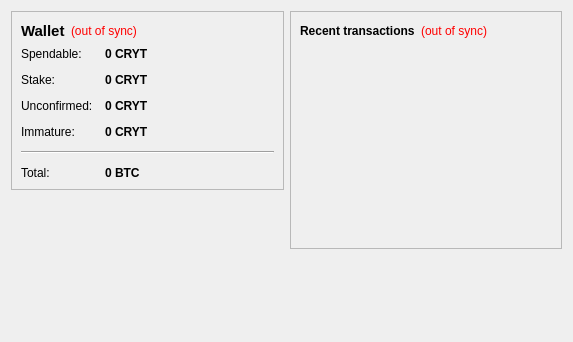
<?xml version="1.0" encoding="UTF-8"?>
<ui version="4.0">
 <class>OverviewPage</class>
 <widget class="QWidget" name="OverviewPage">
  <property name="geometry">
   <rect>
    <x>0</x>
    <y>0</y>
    <width>573</width>
    <height>342</height>
   </rect>
  </property>
  <property name="windowTitle">
   <string>Form</string>
  </property>
  <layout class="QHBoxLayout" name="horizontalLayout" stretch="1,1">
   <item>
    <layout class="QVBoxLayout" name="verticalLayout_2">
     <item>
      <widget class="QFrame" name="frame">
       <property name="frameShape">
        <enum>QFrame::StyledPanel</enum>
       </property>
       <property name="frameShadow">
        <enum>QFrame::Raised</enum>
       </property>
       <layout class="QVBoxLayout" name="verticalLayout_4">
        <item>
         <layout class="QHBoxLayout" name="horizontalLayout_4">
          <item>
           <widget class="QLabel" name="label_5">
            <property name="font">
             <font>
              <pointsize>11</pointsize>
              <weight>75</weight>
              <bold>true</bold>
             </font>
            </property>
            <property name="text">
             <string>Wallet</string>
            </property>
           </widget>
          </item>
          <item>
           <widget class="QLabel" name="labelWalletStatus">
            <property name="toolTip">
             <string>The displayed information may be out of date. Your wallet automatically synchronizes with the CryptoTeam network after a connection is established, but this process has not completed yet.</string>
            </property>
            <property name="styleSheet">
             <string notr="true">QLabel { color: red; }</string>
            </property>
            <property name="text">
             <string notr="true">(out of sync)</string>
            </property>
            <property name="alignment">
             <set>Qt::AlignLeading|Qt::AlignLeft|Qt::AlignVCenter</set>
            </property>
           </widget>
          </item>
          <item>
           <spacer name="horizontalSpacer_2">
            <property name="orientation">
             <enum>Qt::Horizontal</enum>
            </property>
            <property name="sizeHint" stdset="0">
             <size>
              <width>40</width>
              <height>20</height>
             </size>
            </property>
           </spacer>
          </item>
         </layout>
        </item>
        <item>
         <layout class="QFormLayout" name="formLayout_2">
          <property name="fieldGrowthPolicy">
           <enum>QFormLayout::AllNonFixedFieldsGrow</enum>
          </property>
          <property name="horizontalSpacing">
           <number>12</number>
          </property>
          <property name="verticalSpacing">
           <number>12</number>
          </property>
          <item row="0" column="0">
           <widget class="QLabel" name="label">
            <property name="text">
             <string>Spendable:</string>
            </property>
           </widget>
          </item>
          <item row="0" column="1">
           <widget class="QLabel" name="labelBalance">
            <property name="font">
             <font>
              <weight>75</weight>
              <bold>true</bold>
             </font>
            </property>
            <property name="cursor">
             <cursorShape>IBeamCursor</cursorShape>
            </property>
            <property name="toolTip">
             <string>Your current spendable balance</string>
            </property>
            <property name="text">
             <string notr="true">0 CRYT</string>
            </property>
            <property name="textInteractionFlags">
             <set>Qt::LinksAccessibleByMouse|Qt::TextSelectableByKeyboard|Qt::TextSelectableByMouse</set>
            </property>
           </widget>
          </item>
          <item row="1" column="0">
           <widget class="QLabel" name="label_6">
            <property name="text">
             <string>Stake:</string>
            </property>
           </widget>
          </item>
          <item row="1" column="1">
           <widget class="QLabel" name="labelStake">
            <property name="font">
             <font>
              <weight>75</weight>
              <bold>true</bold>
             </font>
            </property>
            <property name="cursor">
             <cursorShape>IBeamCursor</cursorShape>
            </property>
            <property name="toolTip">
             <string>Total of coins that was staked, and do not yet count toward the current balance</string>
            </property>
            <property name="text">
             <string notr="true">0 CRYT</string>
            </property>
            <property name="textInteractionFlags">
             <set>Qt::LinksAccessibleByMouse|Qt::TextSelectableByKeyboard|Qt::TextSelectableByMouse</set>
            </property>
           </widget>
          </item>
          <item row="2" column="0">
           <widget class="QLabel" name="label_3">
            <property name="text">
             <string>Unconfirmed:</string>
            </property>
           </widget>
          </item>
          <item row="2" column="1">
           <widget class="QLabel" name="labelUnconfirmed">
            <property name="font">
             <font>
              <weight>75</weight>
              <bold>true</bold>
             </font>
            </property>
            <property name="cursor">
             <cursorShape>IBeamCursor</cursorShape>
            </property>
            <property name="toolTip">
             <string>Total of transactions that have yet to be confirmed, and do not yet count toward the current balance</string>
            </property>
            <property name="text">
             <string notr="true">0 CRYT</string>
            </property>
            <property name="textInteractionFlags">
             <set>Qt::LinksAccessibleByMouse|Qt::TextSelectableByKeyboard|Qt::TextSelectableByMouse</set>
            </property>
           </widget>
          </item>
          <item row="3" column="0">
           <widget class="QLabel" name="labelImmatureText">
            <property name="text">
             <string>Immature:</string>
            </property>
           </widget>
          </item>
          <item row="3" column="1">
           <widget class="QLabel" name="labelImmature">
            <property name="font">
             <font>
              <weight>75</weight>
              <bold>true</bold>
             </font>
            </property>
            <property name="toolTip">
             <string>Mined balance that has not yet matured</string>
            </property>
            <property name="text">
             <string notr="true">0 CRYT</string>
            </property>
            <property name="textInteractionFlags">
             <set>Qt::LinksAccessibleByMouse|Qt::TextSelectableByKeyboard|Qt::TextSelectableByMouse</set>
            </property>
           </widget>
          </item>
          <item row="4" column="0" colspan="2">
           <widget class="Line" name="line">
            <property name="orientation">
             <enum>Qt::Horizontal</enum>
            </property>
           </widget>
          </item>
          <item row="5" column="0">
           <widget class="QLabel" name="labelTotalText">
            <property name="text">
             <string>Total:</string>
            </property>
           </widget>
          </item>
          <item row="5" column="1">
           <widget class="QLabel" name="labelTotal">
            <property name="font">
             <font>
              <weight>75</weight>
              <bold>true</bold>
             </font>
            </property>
            <property name="cursor">
             <cursorShape>IBeamCursor</cursorShape>
            </property>
            <property name="toolTip">
             <string>Your current total balance</string>
            </property>
            <property name="text">
             <string notr="true">0 BTC</string>
            </property>
            <property name="textInteractionFlags">
             <set>Qt::LinksAccessibleByMouse|Qt::TextSelectableByKeyboard|Qt::TextSelectableByMouse</set>
            </property>
           </widget>
          </item>
         </layout>
        </item>
       </layout>
      </widget>
     </item>
     <item>
      <spacer name="verticalSpacer">
       <property name="orientation">
        <enum>Qt::Vertical</enum>
       </property>
       <property name="sizeHint" stdset="0">
        <size>
         <width>20</width>
         <height>40</height>
        </size>
       </property>
      </spacer>
     </item>
    </layout>
   </item>
   <item>
    <layout class="QVBoxLayout" name="verticalLayout_3">
     <item>
      <widget class="QFrame" name="frame_2">
       <property name="frameShape">
        <enum>QFrame::StyledPanel</enum>
       </property>
       <property name="frameShadow">
        <enum>QFrame::Raised</enum>
       </property>
       <layout class="QVBoxLayout" name="verticalLayout">
        <item>
         <layout class="QHBoxLayout" name="horizontalLayout_2">
          <item>
           <widget class="QLabel" name="label_4">
            <property name="text">
             <string>&lt;b&gt;Recent transactions&lt;/b&gt;</string>
            </property>
           </widget>
          </item>
          <item>
           <widget class="QLabel" name="labelTransactionsStatus">
            <property name="toolTip">
             <string>The displayed information may be out of date. Your wallet automatically synchronizes with the CryptoTeam network after a connection is established, but this process has not completed yet.</string>
            </property>
            <property name="styleSheet">
             <string notr="true">QLabel { color: red; }</string>
            </property>
            <property name="text">
             <string notr="true">(out of sync)</string>
            </property>
            <property name="alignment">
             <set>Qt::AlignRight|Qt::AlignTrailing|Qt::AlignVCenter</set>
            </property>
           </widget>
          </item>
          <item>
           <spacer name="horizontalSpacer">
            <property name="orientation">
             <enum>Qt::Horizontal</enum>
            </property>
            <property name="sizeHint" stdset="0">
             <size>
              <width>40</width>
              <height>20</height>
             </size>
            </property>
           </spacer>
          </item>
         </layout>
        </item>
        <item>
         <widget class="QListView" name="listTransactions">
          <property name="styleSheet">
           <string notr="true">QListView { background: transparent; }</string>
          </property>
          <property name="frameShape">
           <enum>QFrame::NoFrame</enum>
          </property>
          <property name="verticalScrollBarPolicy">
           <enum>Qt::ScrollBarAlwaysOff</enum>
          </property>
          <property name="horizontalScrollBarPolicy">
           <enum>Qt::ScrollBarAlwaysOff</enum>
          </property>
          <property name="selectionMode">
           <enum>QAbstractItemView::NoSelection</enum>
          </property>
         </widget>
        </item>
       </layout>
      </widget>
     </item>
     <item>
      <spacer name="verticalSpacer_2">
       <property name="orientation">
        <enum>Qt::Vertical</enum>
       </property>
       <property name="sizeHint" stdset="0">
        <size>
         <width>20</width>
         <height>40</height>
        </size>
       </property>
      </spacer>
     </item>
    </layout>
   </item>
  </layout>
 </widget>
 <resources/>
 <connections/>
</ui>
